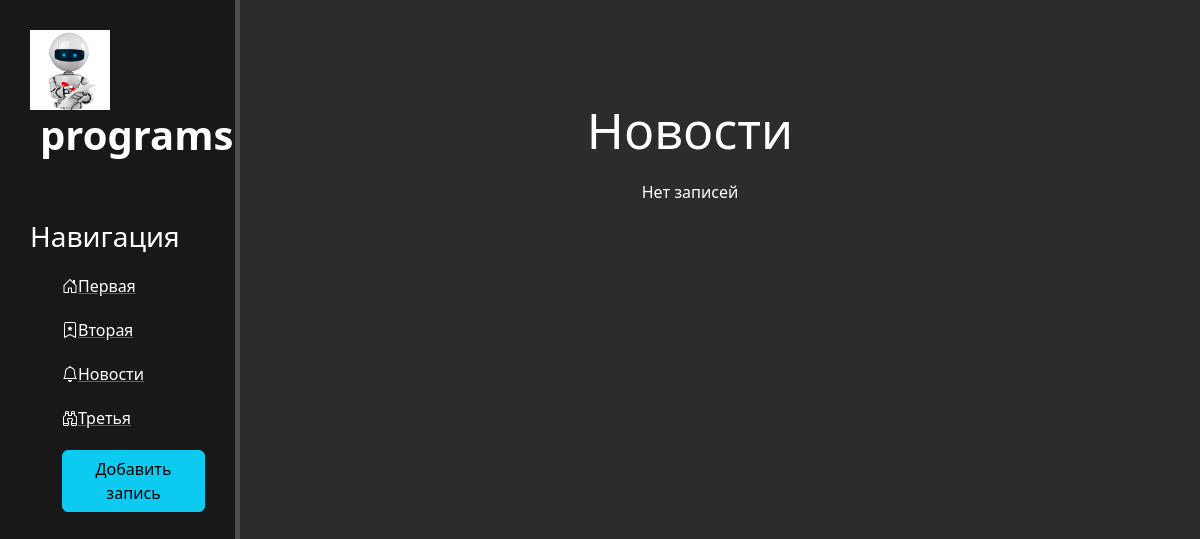
Before: /textsuit/ with the older database file.
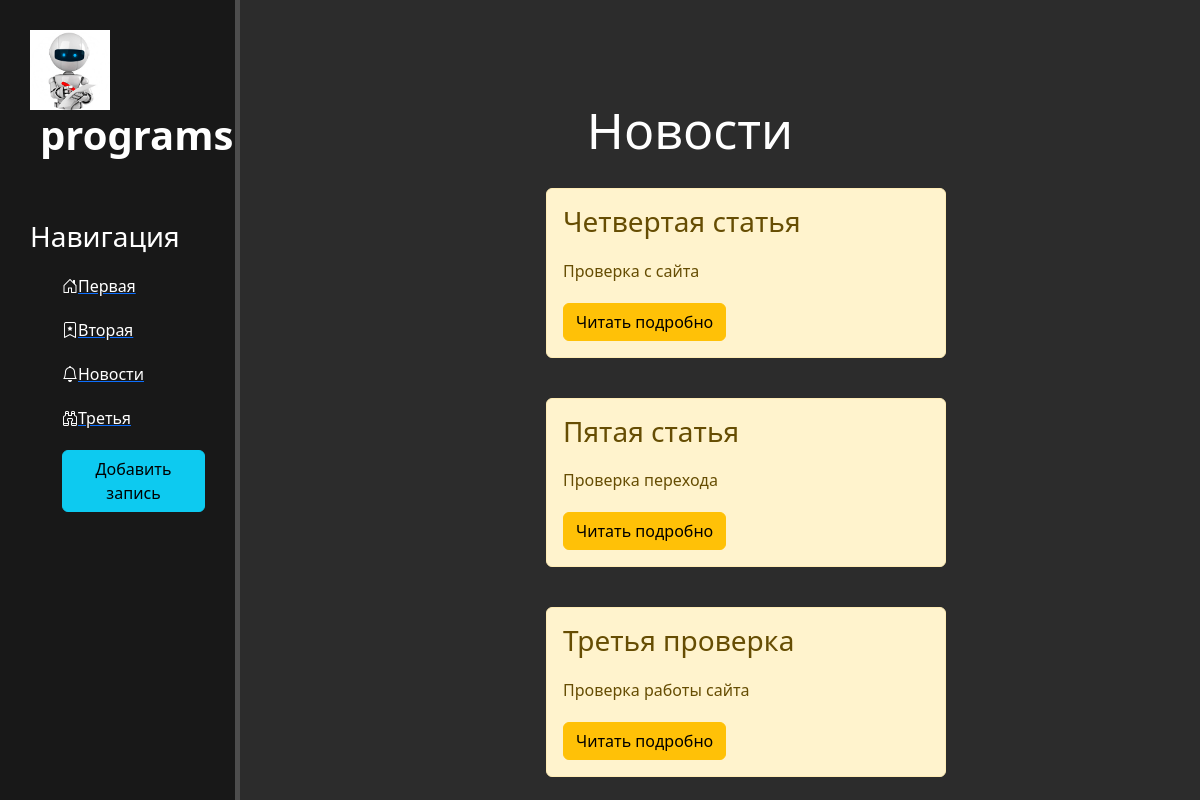
After: the same page with the newer database file.
### textsuit/models.py (models this page shows, shortened)
class Pablic(models.Model):
    title = models.CharField('Заголовок', max_length=50)
    anons = models.CharField('Подзаголовок', max_length=250)
    full_text = models.TextField('Текст')
    date = models.DateTimeField('Публикация')
    class Meta:
        verbose_name = 'Новость'
        verbose_name_plural = 'Новости'

### textsuit/views.py (the view)
# urls.py: path('', views.textsuit_home, name='textsuit_home'),
def textsuit_home(request):
    news = Pablic.objects.order_by('-date')[:3]
    return render(request, 'textsuit/textsuit_home.html', {'news': news})

### textsuit/templates/textsuit/textsuit_home.html (shortened to what this page needs)
{% extends 'main/layout.html' %}
{% block content %}
    <div class="features">
        <h1>Новости</h1>
        {% if news %}
            {% for el in news %}
                <div class="alert alert-warning">
                    <h3>{{ el.title }}</h3>
                    <p>{{ el.anons }}</p>
                    <a href="{% url 'detail' el.id %}" class="btn btn-warning">Читать подробно</a>
                </div>
            {% endfor %}
        {% else %}
            <p>Нет записей</p>
        {% endif %}
    </div>
{% endblock %}

### main/templates/main/layout.html (shortened to what this page needs)
{% load static %}
<!DOCTYPE html>
<html lang="ru">
<head>
    <link rel="stylesheet" href="https://cdn.jsdelivr.net/npm/bootstrap@5.2.3/dist/css/bootstrap.min.css">
    <link rel="stylesheet" href="{% static 'main/css/main.css' %}">
    <link rel="stylesheet" href="https://cdn.jsdelivr.net/npm/bootstrap-icons@1.10.2/font/bootstrap-icons.css">
</head>
<body>
   <aside>
       <img src="{% static 'main/img/961_oooo.plus.png' %}" alt="Лого">
       <span class="logo">programs</span>
       <h3>Навигация</h3>
       <ul>
           <a href="{% url 'home' %}"><li><i class="bi bi-house-door"></i>Первая</li></a>
           <a href="{% url 'about' %}"><li><i class="bi bi-bookmark-star"></i>Вторая</li></a>
           <a href="{% url 'textsuit_home' %}"><li><i class="bi bi-bell"></i>Новости</li></a>
           <a href=""><li><i class="bi bi-binoculars"></i>Третья</li></a>
           <a href="{% url 'create' %}"><li><button class="btn btn-info">Добавить запись</button></li></a>
       </ul>
   </aside>
   <main>
       {% block content %}
       {% endblock %}
   </main>
</body>
</html>

### main/static/main/css/main.css (style rules this page uses)
body { background: #2c2c2c; }
aside { float: left; background: #181818; width: 20%; padding: 2.5%; height: 100vh; color: #fff; border-right: 5px solid #4d4d4d; }
aside img { width: 80px; float: left; }
aside .logo { font-size: 40px; margin-left: 10px; font-weight: bold; position: relative; top: -5px; }
aside h3 { margin-top: 50px; font-size: 28px; }
aside ul { list-style: none }
aside ul li { color: #fff; display: block; margin-top: 20px; transition: transform. 6s ease; }
main .features { float: left; color: #fff; margin-top: 100px; text-align: center; width: 75%; }
main .features h1 { font-size: 50px; }
main .features p { max-width: 400px; margin: 20px auto }
.alert-warning { float: left; clear: both; width: 400px; margin: 20px 34%; text-align: left }

Changed rows visible on the page:
added Pablic: title "Четвертая статья", anons "Проверка с сайта"
added Pablic: title "Пятая статья", anons "Проверка перехода"
added Pablic: title "Третья проверка", anons "Проверка работы сайта"
Other visible differences:
text no longer shown: "Нет записей"
